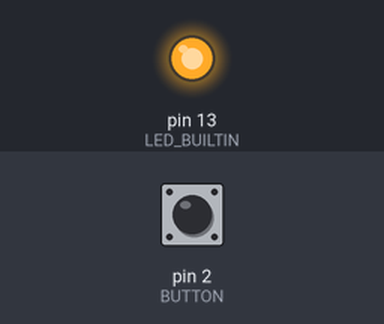
This sketch was run on a simulated Arduino Uno, built with avr-gcc and run on an emulated ATmega328P. Parts: output pins drawn as LEDs (lit = HIGH). The test bench sets the inputs (shaded band); at power-on: pin 2 (BUTTON) HIGH.

Above: at 1.2 s.
1.3 s: pin 2 (BUTTON) pulled LOW for 0.15 s
At 2.6 s:
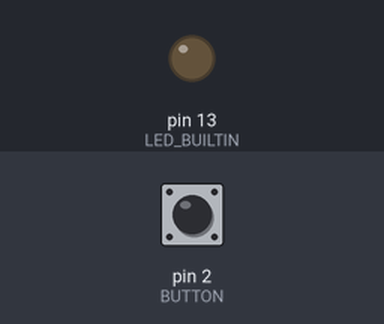
2.9 s: pin 2 (BUTTON) pulled LOW for 1 s
At 5.1 s:
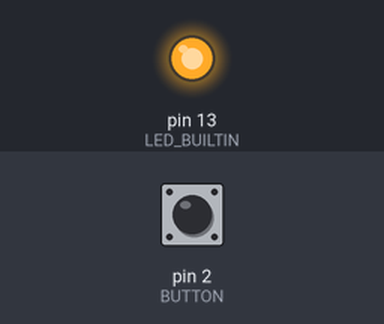
5.4 s: pin 2 (BUTTON) pulled LOW for 3.2 s
At 10.1 s:
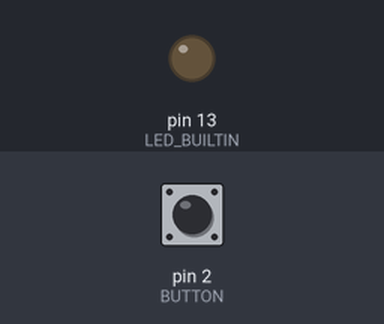
Timing chart, 0 to 11.6 s (numbered marks = the images above; inputs shaded):
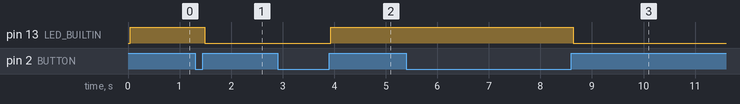

The sketch:

Debounce3.ino
```cpp
#define BUTTON 2

bool led = false;
byte readings = 0;
bool state = 0;
unsigned long debounce = 0;

void setup() {
  pinMode(BUTTON, INPUT_PULLUP);
  pinMode(LED_BUILTIN, OUTPUT);
}

void loop() {
  if(millis() - debounce >= 5) {
    readings = (readings<<1) | digitalRead(BUTTON);
    debounce = millis();
  }

  // If button not pressed but was pressed.
  if(readings == 0xff && !state) {
    state = true;
    led = !led;
    digitalWrite(LED_BUILTIN, led);
  } else if(readings == 0x00) {
    state = false;
  }
}
```

Measured:
- after the input at 1.3 s, pin 13 (LED_BUILTIN): HIGH → LOW after 0.19 s
- after the input at 2.9 s, pin 13 (LED_BUILTIN): LOW → HIGH after 1.0 s
- after the input at 5.4 s, pin 13 (LED_BUILTIN): HIGH → LOW after 3.2 s
